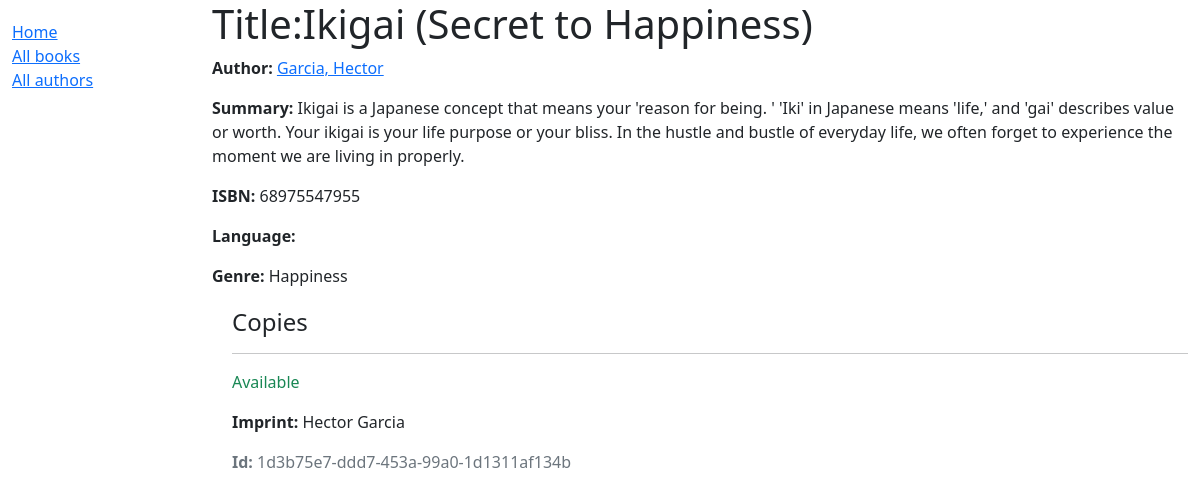
/lib/books/5/, run on the app's committed database.
### library/models.py (models this page shows, shortened)
class Book(models.Model):
    title=models.CharField(max_length=200)
    author=models.ForeignKey('Author', on_delete=models.SET_NULL, null=True)
    summary=models.TextField(max_length=1000, help_text='Enter a brief description')
    isbn=models.CharField('ISBN',max_length=13,unique=True,help_text='13 character')
    genre=models.ManyToManyField(Genre, help_text='select a genre for this book')

class Author(models.Model):
    first_name=models.CharField(max_length=100)
    last_name=models.CharField(max_length=100)
    date_of_birth=models.DateField(null=True, blank=True)
    date_of_death=models.DateTimeField('Died', null=True, blank=True)
    class Meta:
        ordering=['last_name','first_name']
    def __str__(self):
        return f'{self.last_name}, {self.first_name}'

class Genre(models.Model):
    name=models.CharField(max_length=200, help_text='Enter a book genre (e.g. Science Fiction)')
    def __str__(self):
        return self.name
    def display_genre(self):
        return ','.join(genre.name for genre in self.genre.all()[:3])
    display_genre.short_description='Genre'

class BookInstance(models.Model):
    id=models.UUIDField(primary_key=True, default=uuid.uuid4,help_text='Unique ID for this particular book across whole library')
    book=models.ForeignKey('Book', on_delete=models.RESTRICT, null=True)
    imprint=models.CharField(max_length=200)
    due_back=models.DateField(null=True,blank=True)
    LOAN_STATUS = (
        ('m', 'Maintenance'),
        ('o', 'On loan'),
        ('a', 'Available'),
        ('r', 'Reserved'),
    )
    status = models.CharField(
        max_length=1,
        choices=LOAN_STATUS,
        blank=True,
        default='m',
        help_text='Book availability',
    )
    class Meta:
        ordering=['due_back']

### library/views.py (the view)
# urls.py: path('books/<int:id>/', views.detail, name='book-detail'),
def detail(request,id):
    book=get_object_or_404(Book, pk=id)
    context={'book':book}
    return render(request, 'library/book_detail.html',context)

### library/templates/library/book_detail.html (shortened to what this page needs)
{% extends 'library/base.html'%}
{% block content %}
<h1>Title:{{book.title}}</h1>
  <p><strong>Author:</strong> <a href="{% url 'library:book-detail'  %}">{{ book.author }}</a></p>
  <p><strong>Summary:</strong> {{ book.summary }}</p>
  <p><strong>ISBN:</strong> {{ book.isbn }}</p>
  <p><strong>Language:</strong> {{ book.language }}</p>
  <p><strong>Genre:</strong> {{ book.genre.all|join:", " }}</p>
  <div style="margin-left:20px;margin-top:20px">
    <h4>Copies</h4>
    {% for copy in book.bookinstance_set.all %}
      <hr>
      <p class="{% if copy.status == 'a' %}text-success{% elif copy.status == 'm' %}text-danger{% else %}text-warning{% endif %}">
        {{ copy.get_status_display }}
      </p>
      <p><strong>Imprint:</strong> {{ copy.imprint }}</p>
      <p class="text-muted"><strong>Id:</strong> {{ copy.id }}</p>
    {% endfor %}
  </div>
{% endblock %}

### data on the page
Book: author "Garcia, Hector", summary "Ikigai is a Japanese concept that means your 'reason for being. ' 'Iki' in Japanese means 'life,' and 'gai' describes value or worth. Your ikigai is your life purpose or your bliss. In the hustle and bustle of everyday life, we often forget to experience the moment we are living in properly.", isbn "68975547955", genre.all "Happiness"
BookInstance: status "Available", imprint "Hector Garcia", id "1d3b75e7-ddd7-453a-99a0-1d1311af134b"
